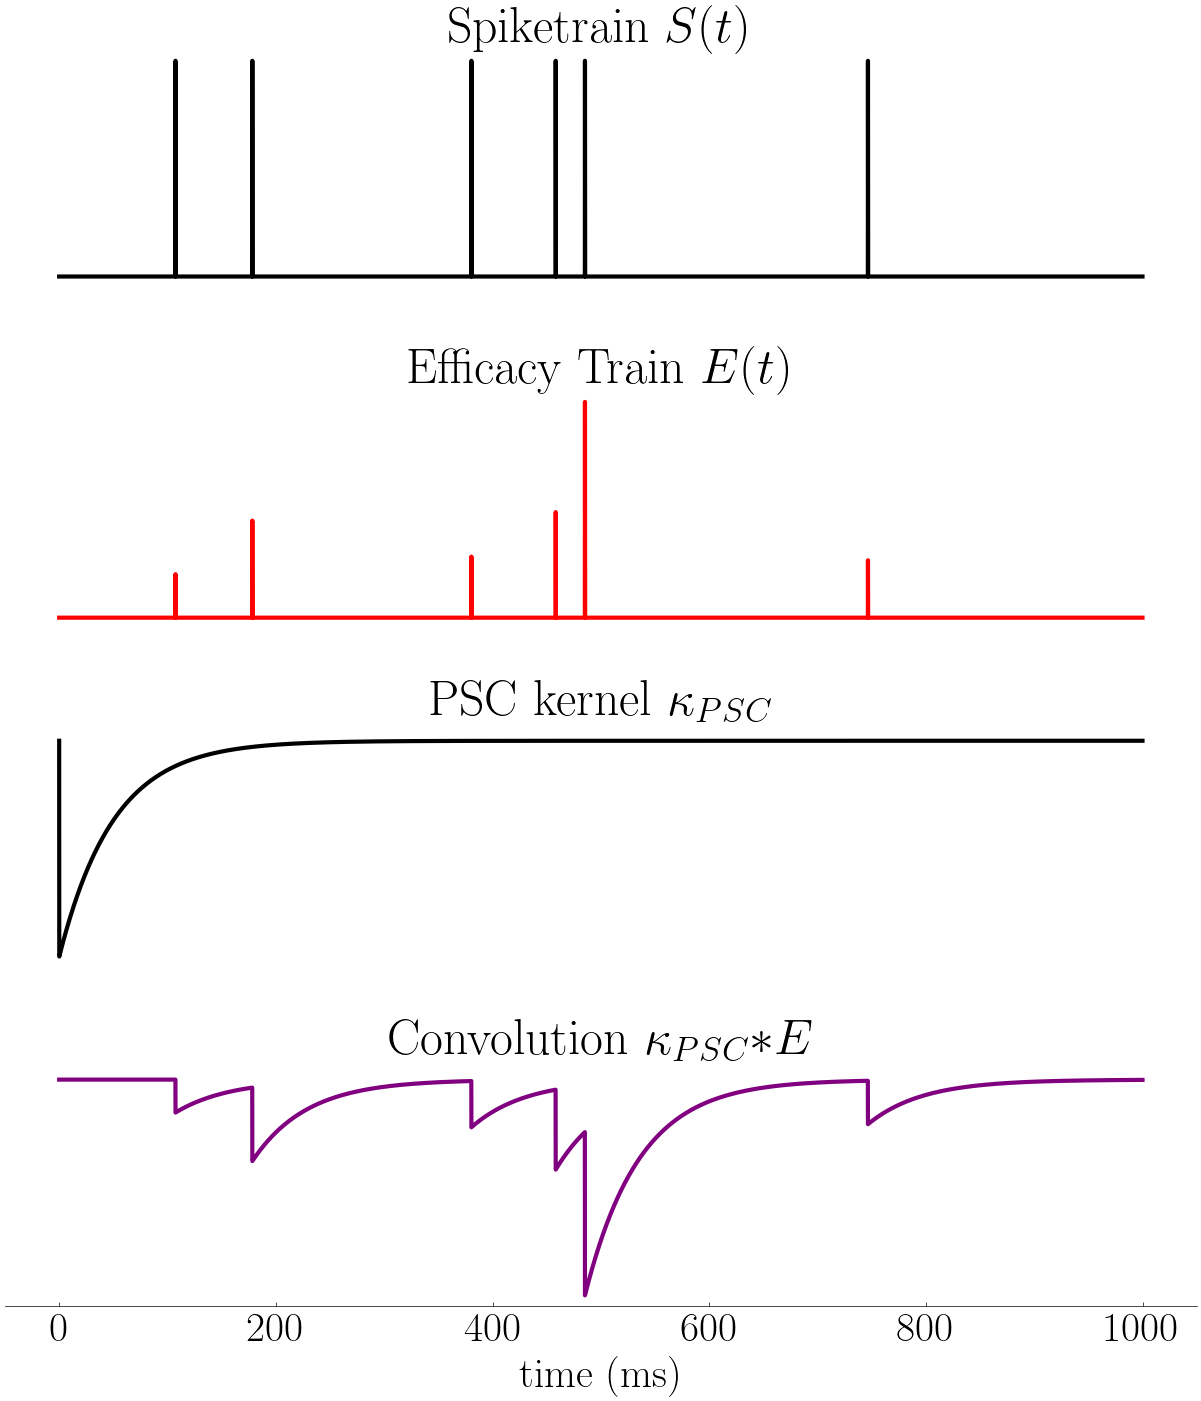

The Python source for this figure:
import numpy as np
from scipy import signal
from tools import poisson_simple
import matplotlib
import matplotlib.pyplot as plt
import matplotlib.gridspec as gridspec
from LNLmodel import exponential_kernels, det_exp

plt.style.use('science')
matplotlib.rc('xtick', top=False)
matplotlib.rc('ytick', right=False)
matplotlib.rc('ytick.minor', visible=False)
matplotlib.rc('xtick.minor', visible=False)
plt.rc('font', size=30)

x_ax = np.arange(0, 1000, 0.1)
spktr = poisson_simple(10000, 0.1, 10)
Kpsc = -exponential_kernels(50, 1000, 0.1)[0]

a = 200
tau = 100
b = -2
synapse = det_exp(a, tau, b, T=1000)
efficacy = synapse.run(spktr)['efficacy']

conv = signal.convolve(efficacy, Kpsc, 'full')[:10000]

fig = plt.figure(constrained_layout=True, figsize=(12, 14))
spec = gridspec.GridSpec(ncols=1, nrows=4, figure=fig)
ax1 = fig.add_subplot(spec[0, 0])
ax2 = fig.add_subplot(spec[1, 0])
ax3 = fig.add_subplot(spec[2, 0])
ax4 = fig.add_subplot(spec[3, 0])


ax1.plot(x_ax, spktr, c='black', lw = 3)
ax1.set_title('Spiketrain $S(t)$')
ax1.set_yticks([])
ax1.spines['right'].set_visible(False)
ax1.spines['top'].set_visible(False)
ax1.spines['left'].set_visible(False)
ax1.axis('off')

ax3.plot(x_ax, np.roll(Kpsc,1), c='black', lw = 3)
ax3.set_title('PSC kernel $\kappa_{PSC}$')
ax3.set_yticks([])
ax3.spines['right'].set_visible(False)
ax3.spines['top'].set_visible(False)
ax3.spines['left'].set_visible(False)
ax3.axis('off')

ax2.plot(x_ax, efficacy, c='red', lw = 3)
ax2.set_title('Efficacy Train $E(t)$')
ax2.set_yticks([])
ax2.spines['right'].set_visible(False)
ax2.spines['top'].set_visible(False)
ax2.spines['left'].set_visible(False)
ax2.axis('off')

ax4.plot(x_ax, conv, c='purple', lw = 3)
ax4.set_title(r'Convolution $\mathbf{\kappa}_{PSC} {\ast} E$')
ax4.set_yticks([])
ax4.spines['right'].set_visible(False)
ax4.spines['top'].set_visible(False)
ax4.spines['left'].set_visible(False)
ax4.set_xlabel('time (ms)')

plt.savefig('dynamics.png')
plt.show()

